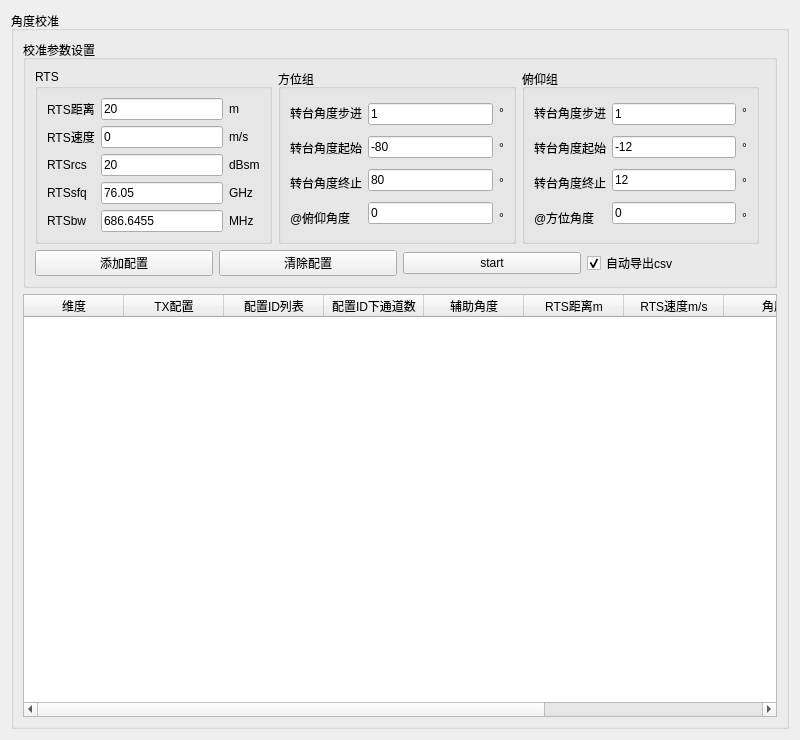
<?xml version="1.0" encoding="UTF-8"?>
<ui version="4.0">
 <class>eol_angle_calibration_window</class>
 <widget class="QWidget" name="eol_angle_calibration_window">
  <property name="geometry">
   <rect>
    <x>0</x>
    <y>0</y>
    <width>800</width>
    <height>740</height>
   </rect>
  </property>
  <property name="windowTitle">
   <string>Form</string>
  </property>
  <layout class="QVBoxLayout" name="verticalLayout_10">
   <item>
    <widget class="QGroupBox" name="angle_calibration_groupBox">
     <property name="title">
      <string>角度校准</string>
     </property>
     <layout class="QGridLayout" name="gridLayout_5">
      <item row="0" column="0">
       <widget class="QGroupBox" name="calibration_par_groupBox">
        <property name="title">
         <string>校准参数设置</string>
        </property>
        <layout class="QGridLayout" name="gridLayout_3">
         <item row="0" column="1">
          <widget class="QGroupBox" name="groupBox">
           <property name="title">
            <string>方位组</string>
           </property>
           <layout class="QGridLayout" name="gridLayout_2">
            <item row="0" column="0">
             <layout class="QHBoxLayout" name="horizontalLayout">
              <item>
               <layout class="QVBoxLayout" name="verticalLayout_2">
                <item>
                 <widget class="QLabel" name="angle_step_set_label">
                  <property name="text">
                   <string>转台角度步进</string>
                  </property>
                 </widget>
                </item>
                <item>
                 <widget class="QLabel" name="angle_start_set_label">
                  <property name="text">
                   <string>转台角度起始</string>
                  </property>
                 </widget>
                </item>
                <item>
                 <widget class="QLabel" name="angle_end_set_label">
                  <property name="text">
                   <string>转台角度终止</string>
                  </property>
                 </widget>
                </item>
                <item>
                 <widget class="QLabel" name="angle_ele_at_set_label">
                  <property name="text">
                   <string>@俯仰角度</string>
                  </property>
                 </widget>
                </item>
               </layout>
              </item>
              <item>
               <layout class="QVBoxLayout" name="verticalLayout">
                <item>
                 <widget class="QLineEdit" name="angle_step_set_lineEdit">
                  <property name="text">
                   <string>1</string>
                  </property>
                 </widget>
                </item>
                <item>
                 <widget class="QLineEdit" name="angle_start_set_lineEdit">
                  <property name="text">
                   <string>-80</string>
                  </property>
                 </widget>
                </item>
                <item>
                 <widget class="QLineEdit" name="angle_end_set_lineEdit">
                  <property name="text">
                   <string>80</string>
                  </property>
                 </widget>
                </item>
                <item>
                 <widget class="QLineEdit" name="angle_ele_at_set_lineEdit">
                  <property name="text">
                   <string>0</string>
                  </property>
                 </widget>
                </item>
               </layout>
              </item>
              <item>
               <layout class="QVBoxLayout" name="verticalLayout_8">
                <item>
                 <widget class="QLabel" name="angle_step_unit_label">
                  <property name="text">
                   <string>°</string>
                  </property>
                 </widget>
                </item>
                <item>
                 <widget class="QLabel" name="angle_start_unit_label">
                  <property name="text">
                   <string>°</string>
                  </property>
                 </widget>
                </item>
                <item>
                 <widget class="QLabel" name="angle_end_unit_label">
                  <property name="text">
                   <string>°</string>
                  </property>
                 </widget>
                </item>
                <item>
                 <widget class="QLabel" name="angle_ele_at_unit_label">
                  <property name="text">
                   <string>°</string>
                  </property>
                 </widget>
                </item>
               </layout>
              </item>
             </layout>
            </item>
           </layout>
          </widget>
         </item>
         <item row="0" column="0">
          <widget class="QGroupBox" name="groupBox_3">
           <property name="title">
            <string>RTS</string>
           </property>
           <layout class="QGridLayout" name="gridLayout_4">
            <item row="0" column="0">
             <layout class="QHBoxLayout" name="horizontalLayout_4">
              <item>
               <layout class="QHBoxLayout" name="horizontalLayout_2">
                <item>
                 <layout class="QVBoxLayout" name="verticalLayout_7">
                  <item>
                   <widget class="QLabel" name="azi_rts_range_label">
                    <property name="text">
                     <string>RTS距离</string>
                    </property>
                   </widget>
                  </item>
                  <item>
                   <widget class="QLabel" name="rts_velocity_label">
                    <property name="text">
                     <string>RTS速度</string>
                    </property>
                   </widget>
                  </item>
                  <item>
                   <widget class="QLabel" name="rts_rcs_label">
                    <property name="text">
                     <string>RTSrcs</string>
                    </property>
                   </widget>
                  </item>
                  <item>
                   <widget class="QLabel" name="rts_frequency_label">
                    <property name="text">
                     <string>RTSsfq</string>
                    </property>
                   </widget>
                  </item>
                  <item>
                   <widget class="QLabel" name="rts_bandwidth_label">
                    <property name="text">
                     <string>RTSbw</string>
                    </property>
                   </widget>
                  </item>
                 </layout>
                </item>
                <item>
                 <layout class="QVBoxLayout" name="verticalLayout_3">
                  <item>
                   <widget class="QLineEdit" name="azi_rts_rang_lineEdit">
                    <property name="text">
                     <string>20</string>
                    </property>
                   </widget>
                  </item>
                  <item>
                   <widget class="QLineEdit" name="rts_velocity_lineEdit">
                    <property name="text">
                     <string>0</string>
                    </property>
                   </widget>
                  </item>
                  <item>
                   <widget class="QLineEdit" name="rts_rcs_lineEdit">
                    <property name="text">
                     <string>20</string>
                    </property>
                   </widget>
                  </item>
                  <item>
                   <widget class="QLineEdit" name="rts_start_frequency_lineEdit">
                    <property name="text">
                     <string>76.05</string>
                    </property>
                   </widget>
                  </item>
                  <item>
                   <widget class="QLineEdit" name="rts_bandwidth_lineEdit">
                    <property name="text">
                     <string>686.6455</string>
                    </property>
                   </widget>
                  </item>
                 </layout>
                </item>
               </layout>
              </item>
              <item>
               <layout class="QVBoxLayout" name="verticalLayout_9">
                <item>
                 <widget class="QLabel" name="rts_range_unit_label">
                  <property name="text">
                   <string>m</string>
                  </property>
                 </widget>
                </item>
                <item>
                 <widget class="QLabel" name="rts_velocity_unit_label">
                  <property name="text">
                   <string>m/s</string>
                  </property>
                 </widget>
                </item>
                <item>
                 <widget class="QLabel" name="rts_rcs_unit_label">
                  <property name="text">
                   <string>dBsm</string>
                  </property>
                 </widget>
                </item>
                <item>
                 <widget class="QLabel" name="rts_frequency_unit_label">
                  <property name="text">
                   <string>GHz</string>
                  </property>
                 </widget>
                </item>
                <item>
                 <widget class="QLabel" name="rts_bandwidth_unit_label">
                  <property name="text">
                   <string>MHz</string>
                  </property>
                 </widget>
                </item>
               </layout>
              </item>
             </layout>
            </item>
           </layout>
          </widget>
         </item>
         <item row="1" column="0" colspan="4">
          <layout class="QHBoxLayout" name="horizontalLayout_8">
           <item>
            <widget class="QPushButton" name="add_config_pushButton">
             <property name="text">
              <string>添加配置</string>
             </property>
            </widget>
           </item>
           <item>
            <widget class="QPushButton" name="clear_config_pushButton">
             <property name="text">
              <string>清除配置</string>
             </property>
            </widget>
           </item>
           <item>
            <widget class="QPushButton" name="start_pushButton">
             <property name="text">
              <string>start</string>
             </property>
            </widget>
           </item>
           <item>
            <widget class="QCheckBox" name="auto_export_csv_checkBox">
             <property name="text">
              <string>自动导出csv</string>
             </property>
             <property name="checked">
              <bool>true</bool>
             </property>
            </widget>
           </item>
          </layout>
         </item>
         <item row="0" column="2">
          <widget class="QGroupBox" name="groupBox_2">
           <property name="title">
            <string>俯仰组</string>
           </property>
           <layout class="QGridLayout" name="gridLayout">
            <item row="0" column="0">
             <layout class="QHBoxLayout" name="horizontalLayout_3">
              <item>
               <layout class="QHBoxLayout" name="horizontalLayout_7">
                <item>
                 <layout class="QVBoxLayout" name="verticalLayout_4">
                  <item>
                   <widget class="QLabel" name="angle_step_ele_set_label">
                    <property name="text">
                     <string>转台角度步进</string>
                    </property>
                   </widget>
                  </item>
                  <item>
                   <widget class="QLabel" name="angle_start_ele_set_label">
                    <property name="text">
                     <string>转台角度起始</string>
                    </property>
                   </widget>
                  </item>
                  <item>
                   <widget class="QLabel" name="angle_end_ele_set_label">
                    <property name="text">
                     <string>转台角度终止</string>
                    </property>
                   </widget>
                  </item>
                  <item>
                   <widget class="QLabel" name="angle_azi_at_set_label">
                    <property name="text">
                     <string>@方位角度</string>
                    </property>
                   </widget>
                  </item>
                 </layout>
                </item>
                <item>
                 <layout class="QVBoxLayout" name="verticalLayout_5">
                  <item>
                   <widget class="QLineEdit" name="angle_step_ele_set_lineEdit">
                    <property name="text">
                     <string>1</string>
                    </property>
                   </widget>
                  </item>
                  <item>
                   <widget class="QLineEdit" name="angle_start_ele_set_lineEdit">
                    <property name="text">
                     <string>-12</string>
                    </property>
                   </widget>
                  </item>
                  <item>
                   <widget class="QLineEdit" name="angle_end_ele_set_lineEdit">
                    <property name="text">
                     <string>12</string>
                    </property>
                   </widget>
                  </item>
                  <item>
                   <widget class="QLineEdit" name="angle_azi_at_set_lineEdit">
                    <property name="text">
                     <string>0</string>
                    </property>
                   </widget>
                  </item>
                 </layout>
                </item>
               </layout>
              </item>
              <item>
               <layout class="QVBoxLayout" name="verticalLayout_6">
                <item>
                 <widget class="QLabel" name="angle_step_ele_unit_label">
                  <property name="text">
                   <string>°</string>
                  </property>
                 </widget>
                </item>
                <item>
                 <widget class="QLabel" name="angle_start_ele_unit_label">
                  <property name="text">
                   <string>°</string>
                  </property>
                 </widget>
                </item>
                <item>
                 <widget class="QLabel" name="angle_end_ele_unit_label">
                  <property name="text">
                   <string>°</string>
                  </property>
                 </widget>
                </item>
                <item>
                 <widget class="QLabel" name="angle_azi_at_unit_label">
                  <property name="text">
                   <string>°</string>
                  </property>
                 </widget>
                </item>
               </layout>
              </item>
             </layout>
            </item>
           </layout>
          </widget>
         </item>
        </layout>
       </widget>
      </item>
      <item row="1" column="0">
       <widget class="QTableWidget" name="tableWidget">
        <column>
         <property name="text">
          <string>维度</string>
         </property>
        </column>
        <column>
         <property name="text">
          <string>TX配置</string>
         </property>
        </column>
        <column>
         <property name="text">
          <string>配置ID列表</string>
         </property>
        </column>
        <column>
         <property name="text">
          <string>配置ID下通道数</string>
         </property>
        </column>
        <column>
         <property name="text">
          <string>辅助角度</string>
         </property>
        </column>
        <column>
         <property name="text">
          <string>RTS距离m</string>
         </property>
        </column>
        <column>
         <property name="text">
          <string>RTS速度m/s</string>
         </property>
        </column>
        <column>
         <property name="text">
          <string>角度</string>
         </property>
        </column>
        <column>
         <property name="text">
          <string>获取2DFFT是否成功</string>
         </property>
        </column>
        <column>
         <property name="text">
          <string>各配置下所有通道2DFFT数据</string>
         </property>
        </column>
       </widget>
      </item>
     </layout>
    </widget>
   </item>
  </layout>
 </widget>
 <resources/>
 <connections/>
</ui>
